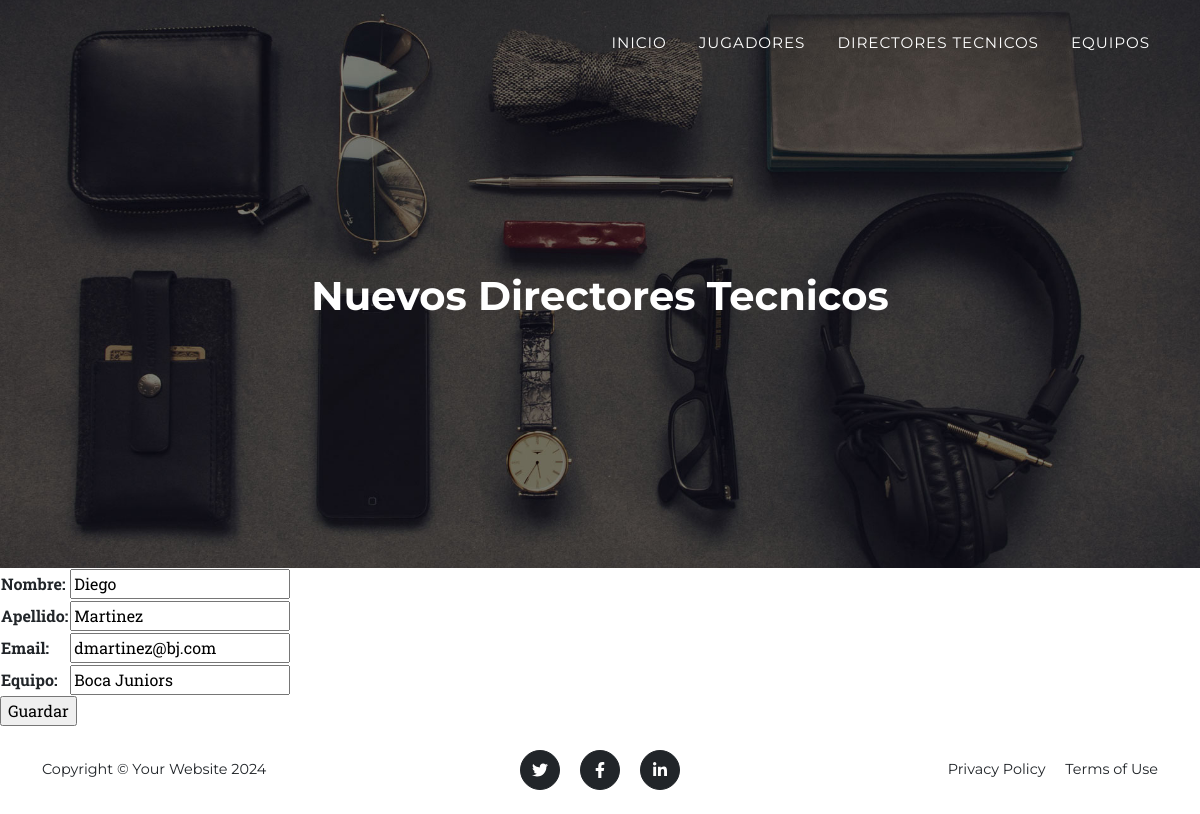
The app's page /directores_tecnicos_update/1/ with its own data.
### aplication/models.py (models this page shows, shortened)
class DirectorTecnico(models.Model):
    nombre = models.CharField(max_length=60)
    apellido = models.CharField(max_length=60)
    email = models.EmailField()
    equipo = models.CharField(max_length=60)
    class Meta:
        verbose_name = "DirectorTecnico"
        verbose_name_plural = "DirectoresTecnicos"
        ordering = ["id"]

### aplication/views.py (the view)
# urls.py: path('directores_tecnicos_update/<int:pk>/', DirectorTecnicoUpdate.as_view(), name="directores_tecnicos_update"),
class DirectorTecnicoUpdate(UpdateView):
    model = DirectorTecnico
    fields = ["nombre", "apellido","email", "equipo"]
    success_url = reverse_lazy("directores_tecnicos")

### aplication/templates/aplication/directortecnico_form.html (shortened to what this page needs)
{% extends "aplication/index.html" %}
{% block titulo %}
<h1 class="mb-5">Nuevos Directores Tecnicos</h1>
{% endblock titulo %}
{% block contenido %}
<form action="" method="post">
    <table>
        {{ form.as_table }}
    </table>
    <input type="submit" value="Guardar">
</form>
{% endblock contenido %}

### records on screen
DirectorTecnico: nombre "Diego", apellido "Martinez", email "dmartinez@bj.com", equipo "Boca Juniors"
